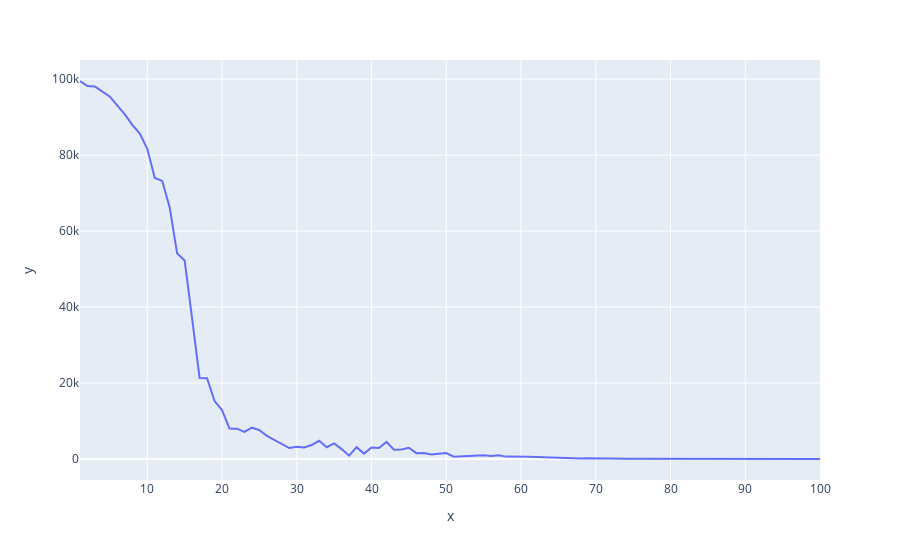

The notebook cell this image was saved under:
### Code cell
optimize_and_plot(sphere_function)
